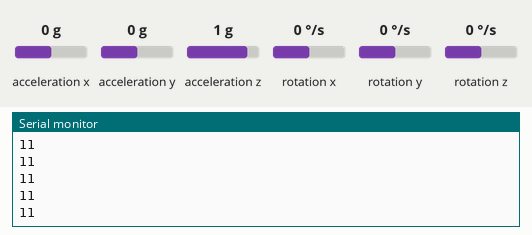
Recording of a sketch running on a simulated Arduino MKR. Shown: the last lines printed to the serial monitor. Wiring (inferred from the names in the program): MPU-6050 motion sensor at I2C address 0x68. Inputs (shaded band) come from the test bench; at power-on: acceleration z 1 g, acceleration x 0 g, acceleration y 0 g, rotation x 0 °/s, rotation y 0 °/s, rotation z 0 °/s. WiFi joins after 1.5 s; servers stay silent unless stated; not simulated (calls return 0 or success): arduino_secrets.h.

Above: at 12.7 s.
12.8 s: acceleration z set to 0 g
At 12.83 s:
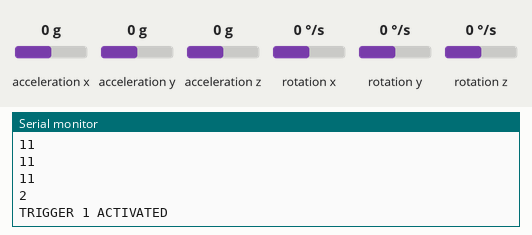
14.4 s: acceleration x set to -1.4 g
At 15.17 s:
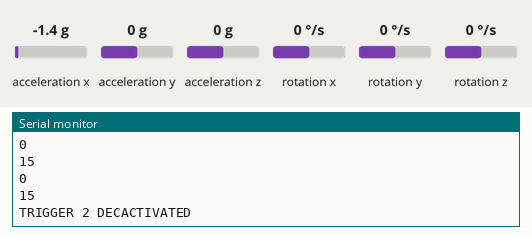
15.9 s: acceleration y set to -1.4 g
At 15.98 s:
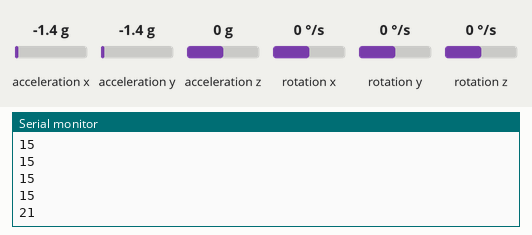
Timing chart, 0 to 18.9 s (numbered marks = the images above; inputs shaded):
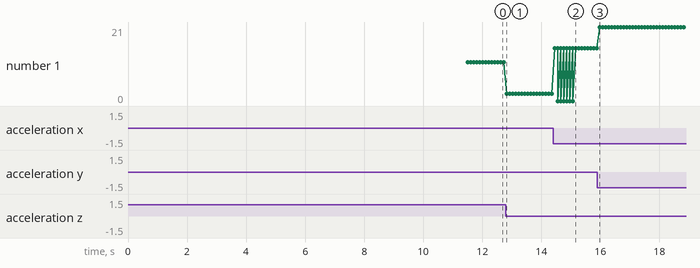

The sketch:

Falldetection_EHealth.ino
```cpp
// (licence header left out)
#include <SPI.h>
#include <WiFiNINA.h> //Needs to be installed using Arduino library manager
#include "Wire.h"
#include "arduino_secrets.h"

/******************************************************************************
 * Network related vars and consts                                            *
 ******************************************************************************/

//Arduino ID
int arduinoID = 2;

//WiFi Data
char ssid[] = SECRET_SSID;    //These SECRET_* constants are provided by the file arduino_secrets.h and should contain
char pass[] = SECRET_PASS;    //the exact SSID + the password as #define's. Example:
int status = WL_IDLE_STATUS;  //#define SECRET_SSID "MySSID"

//Init WiFiClient for http requests to FD-Server
WiFiClient client;

//Server Address
//char server[] = "http://lxvongobsthndl.ddns.net";
//Using IP Address instead of dynamic address since WiFiClientConnect doesn't seem to work with dns
IPAddress server(84,136,99,39);
int serverport = 3000;

/******************************************************************************
 * Gyroscope/Accelerometer related vars and consts                            *
 ******************************************************************************/

//I2C address of the MPU6050 module
const int MPU_ADDRESS = 0x68;

//Vars to hold sensor data
int16_t AcX, AcY, AcZ, Tmp, GyX, GyY, GyZ;
float ax = 0, ay = 0, az = 0, gx = 0, gy = 0, gz = 0;
//offsets calculated using "MPU6050 offset-finder" by Robert R. Fenichel, based on Jeff Rowberg's "MPU6050_RAW"
//See: https://github.com/jrowberg/i2cdevlib and legal notice on top
int16_t AcXoff = -1731, AcYoff = -2387, AcZoff = 1765, GyXoff = 95, GyYoff = 20, GyZoff = -11;

//Triggers
boolean fall = false;     //stores if a fall has occurred
boolean trigger1 = false; //stores if first trigger (lower threshold) was activated
boolean trigger2 = false; //stores if second trigger (upper threshold) was activated
boolean trigger3 = false; //stores if third trigger (orientation change) was activated

//Trigger counters
byte trigger1count = 0; //stores the counts past, since trigger 1 was set true
byte trigger2count = 0; //stores the counts past, since trigger 2 was set true
byte trigger3count = 0; //stores the counts past, since trigger 3 was set true
int angleChange = 0;


/******************************************************************************
 * SETUP                                                                      *
 ******************************************************************************/
void setup() {

  //INIT gyro
  Wire.begin();
  Wire.beginTransmission(MPU_ADDRESS);
  Wire.write(0x6B);
  Wire.write(0);      //wake up MPU6050
  Wire.endTransmission(true);

  //open serial for logging
  Serial.begin(9600);

  //wait for serial to open.
  //Remove this in a prod env, since the Serial will never open in a not dev env!
  while (!Serial);

  //Check Wifi Module
  if (WiFi.status() == WL_NO_MODULE) {
    Serial.println("Communication with WiFi module failed!");
    while(true); //Endless loop -> do not continue
  }

  //Check WiFi Module Firmware
  String fv = WiFi.firmwareVersion();
  if (fv < WIFI_FIRMWARE_LATEST_VERSION) {
    Serial.println("Firmware outdated! Please upgrade the firmware!");
  }

  //Attempt to connect to wifi network.
  while (status != WL_CONNECTED) {
    Serial.print("Attempting to connect to SSID: ");
    Serial.println(ssid);
    //Connect
    status = WiFi.begin(ssid, pass);
    //wait a bit for connection to establish
    delay(10000);
  }

  //ARDUINO NOW CONNECTED TO WIFI

  Serial.println("Connected!");
  printCurrentNet();
  printWifiData();

  Serial.println("---------------------------------------------------------------");
}

/******************************************************************************
 * LOOP                                                                       *
 ******************************************************************************/
void loop() {

  // debug wifi client
  while (client.available()) {
    char c = client.read();
    Serial.write(c);
  }

  //Read sensor
  mpuRead();
  //Apply offsets:
  ax = (AcX + AcXoff) / 16384.00;
  ay = (AcY + AcYoff) / 16384.00;
  az = (AcZ + AcZoff) / 16384.00;
  gx = (GyX + GyXoff) / 131.07;
  gy = (GyY + GyYoff) / 131.07;
  gz = (GyZ + GyZoff) / 131.07;


  //calc amplitute vector for 3 axis
  float Raw_AM = pow(pow(ax, 2) + pow(ay, 2) + pow(az, 2), 0.5);
  //Value of Raw_AM is within 0 to 1 so we multiply it by 10 to be able to use it easily in if else conditions
  int AM = Raw_AM * 10;
  //LOG to serial
  Serial.println(AM);

  if (trigger3==true) {
    trigger3count++;
    //LOG to serial
    Serial.println(trigger3count);
    if (trigger3count >= 10) {
      angleChange = pow(pow(gx, 2) + pow(gy, 2) + pow(gz, 2), 0.5);
      //LOG to serial
      Serial.println(angleChange);
      //If orientation changes remain between 0-10 degrees
      if ((angleChange >= 0) && (angleChange <= 10)) { //if orientation changes remains between 0-10 degrees
        fall = true;
        trigger3 = false;
        trigger3count = 0;
      }
      else { //user regained normal orientation
        trigger3 = false;
        trigger3count = 0;
        Serial.println("TRIGGER 3 DEACTIVATED");
      }
    }
  }
  //If a fall has been detected
  if (fall == true) {
    Serial.println("FALL DETECTED");
    //Send Alert
    alert();
    fall = false;
  }
  if (trigger2count >= 6) { //allow 0.5s for orientation change
    trigger2 = false;
    trigger2count = 0;
    Serial.println("TRIGGER 2 DECACTIVATED");
  }
  if (trigger1count >= 6) { //allow 0.5s for AM to break upper threshold
    trigger1 = false;
    trigger1count = 0;
    Serial.println("TRIGGER 1 DECACTIVATED");
  }
  if (trigger2 == true) {
    trigger2count++;
    angleChange = pow(pow(gx, 2) + pow(gy, 2) + pow(gz, 2), 0.5);
    Serial.println(angleChange);
    if (angleChange >= 30 && angleChange <= 400) {
      trigger3 = true;
      trigger2 = false;
      trigger2count = 0;
      Serial.println(angleChange);
      Serial.println("TRIGGER 3 ACTIVATED");
    }
  }
  if (trigger1 == true) {
    trigger1count++;
    if (AM >= 12) { //if AM breaks upper threshold (3g)
      trigger2 = true;
      Serial.println("TRIGGER 2 ACTIVATED");
      trigger1 = false;
      trigger1count = 0;
    }
  }
  if (AM <= 2 && trigger2 == false) { //if AM breaks lower threshold (0.4g)
    trigger1 = true;
    Serial.println("TRIGGER 1 ACTIVATED");
  }

  //delay is needed in order to not overload the port
  delay(100);
}


/******************************************************************************
 * FUNCTIONS                                                                  *
 ******************************************************************************/

/**
 * Reads data from MPU sensor and stores it in vars declared at the beginning
 * of this file.
 */
void mpuRead() {
  Wire.beginTransmission(MPU_ADDRESS);
  Wire.write(0x3B);                             // starting with register 0x3B (ACCEL_XOUT_H)
  Wire.endTransmission(false);
  Wire.requestFrom(MPU_ADDRESS, 14, true);      // requesting a total of 14 registers
  AcX = Wire.read() << 8 | Wire.read();         // 0x3B (ACCEL_XOUT_H) & 0x3C (ACCEL_XOUT_L)
  AcY = Wire.read() << 8 | Wire.read();         // 0x3D (ACCEL_YOUT_H) & 0x3E (ACCEL_YOUT_L)
  AcZ = Wire.read() << 8 | Wire.read();         // 0x3F (ACCEL_ZOUT_H) & 0x40 (ACCEL_ZOUT_L)
  Tmp = Wire.read() << 8 | Wire.read();         // 0x41 (TEMP_OUT_H) & 0x42 (TEMP_OUT_L)
  GyX = Wire.read() << 8 | Wire.read();         // 0x43 (GYRO_XOUT_H) & 0x44 (GYRO_XOUT_L)
  GyY = Wire.read() << 8 | Wire.read();         // 0x45 (GYRO_YOUT_H) & 0x46 (GYRO_YOUT_L)
  GyZ = Wire.read() << 8 | Wire.read();         // 0x47 (GYRO_ZOUT_H) & 0x48 (GYRO_ZOUT_L)
}

/**
 * Sends a http Post request to the /alert endpoint of FD-Server
 */
void alert() {
  //close existing connection
  client.stop();

  String bodyData = "{ \"arduinoID\": " + String(arduinoID) + " }";

  if (client.connect(server, serverport)) {
    Serial.println("Connecting...");

    client.println("POST /alert HTTP/1.1");
    client.println("Content-Type: application/json");
    client.println("User-Agent: ArduinoWiFi/1.1");
    client.println("Host: lxvongobsthndl.ddns.net:3000");
    client.println("Connection: keep-alive");
    client.print("Content-Length: ");
    client.println(bodyData.length());
    client.println();
    client.println(bodyData);
    client.println();

    Serial.println("Alert sent!");
  }
  else {
    Serial.println("Connection to Backend failed!");
  }
}

/**
 *  Prints data about the Wifi connection to Serial
 */
void printWifiData() {
  //print board's IP address
  IPAddress ip = WiFi.localIP();
  Serial.print("IP Address: ");
  Serial.println(ip);

  //print board's MAC address
  byte mac[6];
  WiFi.macAddress(mac);
  Serial.print("MAC address: ");
  printMacAddress(mac);
}

/**
 * Prints data about the connected network to Serial
 */
void printCurrentNet() {
  //print the SSID of the network board's connected to
  Serial.print("SSID: ");
  Serial.println(WiFi.SSID());

  //print the MAC address of the router board's connected to
  byte bssid[6];
  WiFi.BSSID(bssid);
  Serial.print("BSSID: ");
  printMacAddress(bssid);

  //print the received signal strength
  long rssi = WiFi.RSSI();
  Serial.print("signal strength (RSSI):");
  Serial.println(rssi);

  //print the encryption type
  byte encryption = WiFi.encryptionType();
  Serial.print("Encryption Type:");
  Serial.println(encryption, HEX);

  Serial.println();
}

/**
 * Prints a MAC address to Serial
 * @args byte mac[] - the mac address to be printed in byte array format
 */
void printMacAddress(byte mac[]) {
  for (int i = 5; i >= 0; i--) {
    if (mac[i] < 16) {
      Serial.print("0");
    }

    Serial.print(mac[i], HEX);

    if (i > 0) {
      Serial.print(":");
    }
  }
  Serial.println();
}
```

Measured:
- after the input at 12.8 s, the serial monitor: prints a new line at once (image 1)
- after the input at 14.4 s, the serial monitor: prints a new line after 0.05 s (image 2)
- after the input at 15.9 s, the serial monitor: prints a new line after 0.08 s (image 3)
- plotted number 1: 2 → 15 after the input at 14.4 s, 15 → 21 after the input at 15.9 s
